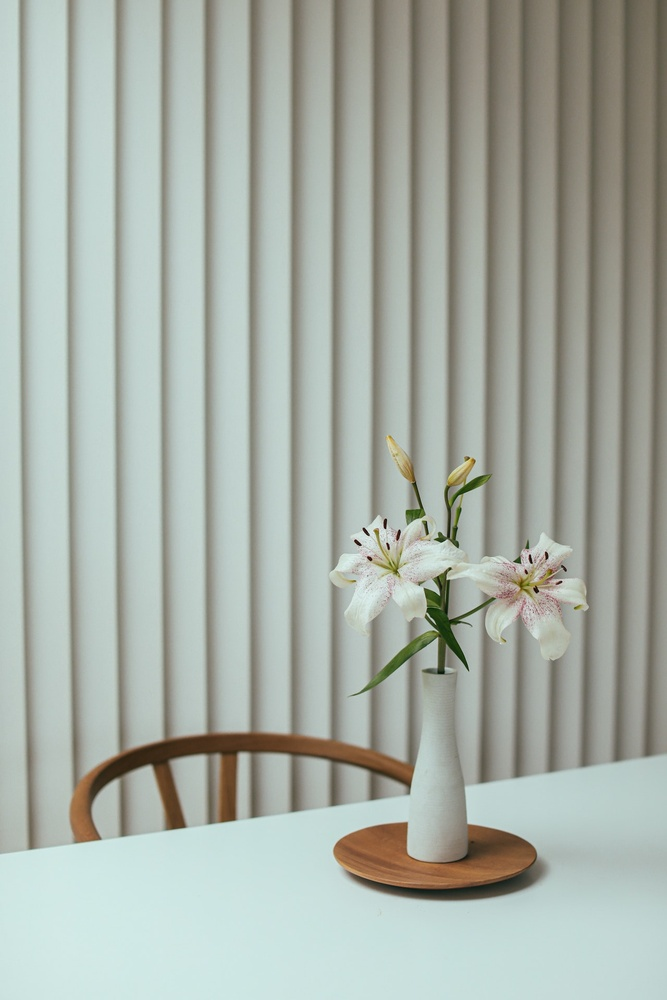
#> input picture sample.jpg, 667 x 1000 px, shrunk from 1280 x 1920 before the run
$ jupyter execute 'Color Quantization.ipynb'   (older library calls are emulated)
#> lines starting #> are read from the running program, lines starting #| are printed output that depends on the picture
[cell 1]
import numpy as np
import cv2
import matplotlib.pyplot as plt
from sklearn.cluster import KMeans
from sklearn.utils import shuffle

[cell 2]
orig_image = cv2.imread('sample.jpg')
#> orig_image is the input picture: shape (1000, 667, 3); mean B, G, R 165.7, 174.2, 166.7

[cell 3]
image = np.array(orig_image,dtype=np.float64) / 255

[cell 4]
w, h, d = orig_shape = tuple(image.shape)
#> w = 1000; h = 667; d = 3; orig_shape = (1000, 667, 3)

[cell 5]
image_arr = np.reshape(image, (w * h, d))

[cell 6]
sample_arr = shuffle(image_arr,random_state=0,n_samples=1000)
#> sample_arr = 1000 rows, first 8: [0.839, 0.851, 0.765], [0.263, 0.416, 0.62], [0.475, 0.522, 0.522], [0.616, 0.643, 0.631], [0.816, 0.831, 0.757], [0.49, 0.537, 0.553], [0.894, 0.906, 0.82], [0.714, 0.737, 0.694]

[cell 7]
kmeans = KMeans(n_clusters=64, random_state=0).fit(sample_arr)

[cell 8]
labels = kmeans.predict(image_arr)

[cell 9]
re_created_image = kmeans.cluster_centers_[labels].reshape(w, h, -1)

[cell 10]
normed = cv2.normalize(src=re_created_image,dst=None,alpha=0,beta=255,norm_type=cv2.NORM_MINMAX,dtype=cv2.CV_8U)
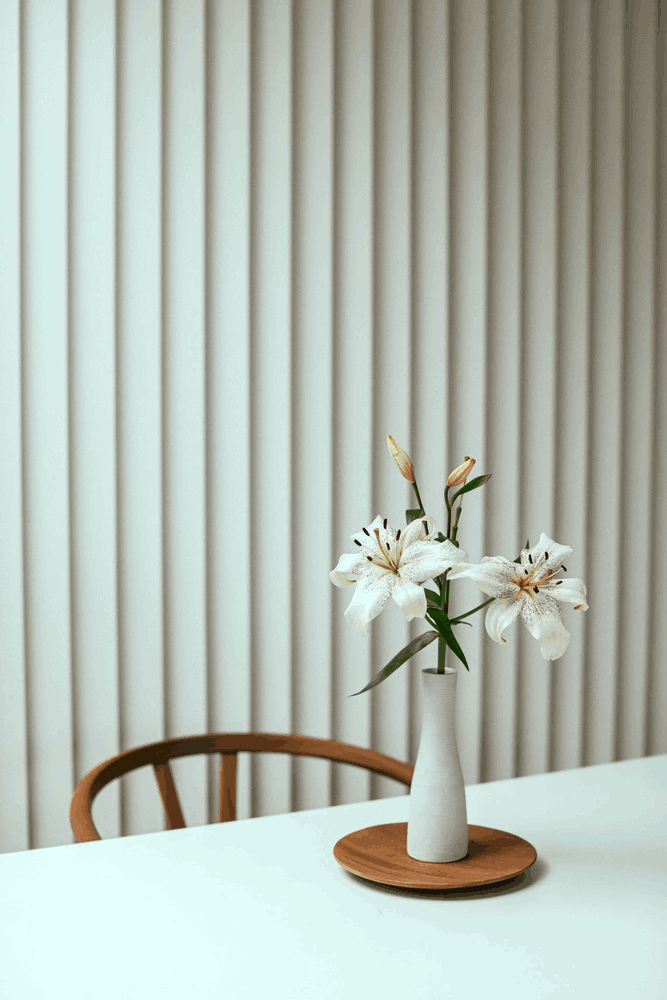
#> normed: shape (1000, 667, 3); mean of channels 0, 1, 2 178.3, 188.1, 179.4; drawn as B, G, R
cv2.imwrite("sample_quantized.png",normed)

print("Image saved")
